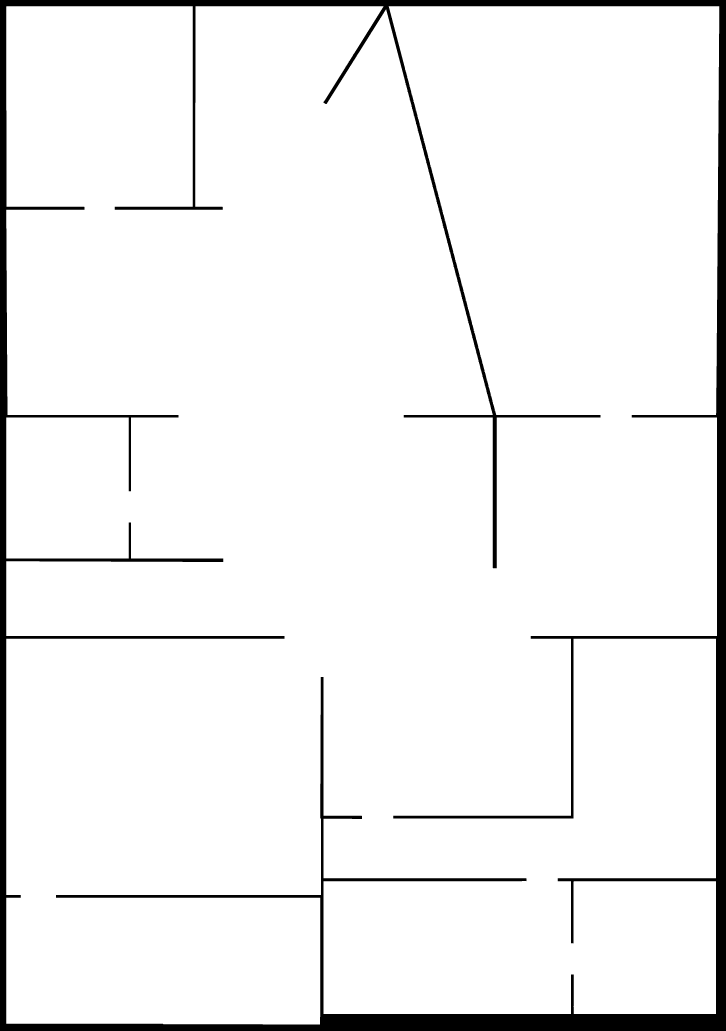
//> input picture 1.png, 2901 x 4122 px, given in place of 0001.png, which was not available (shown at 1/4 size)
$ ./main 1.png   (built with g++ and OpenCV 4)
//> lines starting //> are read from the running program, lines starting //| are printed output that depends on the picture; after the words box and inside, x2 and y2 are one past the last pixel; in counts of white or black regions, pixels touching at a corner belong together; pictures that were not available may be replaced by others from this repository, and a replacement may not be noted
#include <opencv2/opencv.hpp>
#include <iostream>
#include <random>

using namespace cv;
using namespace std;

namespace nav2_random_map_generator
{
    class RandomMap
    {
        public:
            Mat original_image;
            Mat new_image;
            Mat obstacle;

            Point obstacle_center;
            Point obstacle_image_size;
            Point obstacle_image_center;
            Point size;

            int obstacle_number;
            int robot_size;
            int adjusted_radius;

            int pixel_value;
            int thickness;
            int shift;
            LineTypes lineType;

            bool show_map {false};

            //Random Map Class Default Constructor
            RandomMap(bool show = false){
                obstacle_center =  Point(0, 0);
                obstacle_image_size = Point(0, 0);
                obstacle_image_center = Point(0, 0);
                size = Point(384,384);

                obstacle = Mat(obstacle_image_size, CV_8UC1, 255);

                pixel_value = 0;
                thickness= -1;
                lineType=LINE_8;
                shift = 0;

                obstacle_number = 100;
                robot_size = 50;
                adjusted_radius = 0;

                show_map = show;
            }

            // Count the total number of black pixels in a given map
            int
            getTotalBlackPixelNumber(Mat image) {
                auto total_pixel_number = image.rows * image.cols;
                auto total_black_pixel_number = total_pixel_number - countNonZero(image);
                return total_black_pixel_number;
            }

            // Count the total number of black pixels in a given map
            int
            checkArea(Mat original_image, Mat new_image, Mat new_obstacle) {
                int total_black_pixels_obstacle = getTotalBlackPixelNumber(new_obstacle);
                int total_black_pixels_original_image = getTotalBlackPixelNumber(original_image);
                int total_black_pixels_new_image = getTotalBlackPixelNumber(new_image);
                if (total_black_pixels_original_image + total_black_pixels_obstacle == total_black_pixels_new_image){
                    return true;
                }
                return false;
            }

            // Random number generator
            int
            randomNumberGenerator(int min, int max) {
                random_device rd;
                mt19937 generator(rd());
                uniform_int_distribution<> range(min, max);
                return range(generator);
            }

            // returns available target points
            int
            getFreeTargetPose (int pose_number, int distance , int center = 0) {
                Mat locations;   // output, locations of non-zero pixels
                findNonZero(original_image, locations);
                // access pixel coordinates
                Point pnt = locations.at<Point>(0);
                cout << pnt;
            }

            // Loads and image from maps directory
            void
            loadImage() {
                original_image = imread("maps/0001.png", CV_LOAD_IMAGE_GRAYSCALE);
//> original_image: 4122 rows x 2901 cols, CV_8UC1; 94.8% white; 1 black region, box (x1, y1, x2, y2) and area: (0, 0, 2901, 4122) 626171
            }

            // save maps in a directory
            void
            saveMap() {
                vector<int> compression_params;
                compression_params.push_back(CV_IMWRITE_PNG_COMPRESSION);
                compression_params.push_back(9);
                imwrite("saved_map1.png", original_image, compression_params);
            }

            // shows map in a window
            void
            showMap() {
                cv::resize(original_image, original_image, size);
                namedWindow( "original image", WINDOW_AUTOSIZE );
                imshow( "original image", original_image );
            }

            // genarate a random map
            cv::Mat
            generateMap()
            {
                loadImage();
                new_image = original_image.clone();

                for (int i=0; i < obstacle_number; i++) {
                    auto radius = randomNumberGenerator(10, 50);
                    adjusted_radius = radius + robot_size;

                    obstacle_image_size.x = (2*adjusted_radius)+2;
                    obstacle_image_size.y = (2*adjusted_radius)+2;
                    obstacle_image_center.x = obstacle_image_size.x/2;
                    obstacle_image_center.y = obstacle_image_size.y/2;

                    obstacle = Mat(obstacle_image_size, CV_8UC1, 255);

                    bool location_search = true;
                    auto try_counter = 0;

                    while(location_search) {
                        if (try_counter == 100) {
                            location_search = false;
                        }
                        auto new_image = original_image.clone();
                        auto obstacle_center =  Point(randomNumberGenerator(0, original_image.cols), randomNumberGenerator(0, original_image.rows));
                        circle(obstacle, obstacle_image_center, adjusted_radius, pixel_value, thickness, lineType, shift );
                        circle(new_image, obstacle_center, adjusted_radius, pixel_value, thickness, lineType, shift );

                        if (checkArea(original_image, new_image, obstacle)) {
                            circle(original_image, obstacle_center, radius, pixel_value, thickness, lineType, shift );
                            location_search = false;
                        }
                        try_counter = try_counter + 1;
                    }
                }
//> this loop made 100 passes
//> try_counter on passes 1 to 12: 4, 1, 1, 1, 1, 3, 3, 1, 1, 4, 4, 7
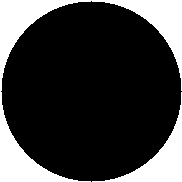
//> obstacle: 182 rows x 182 cols, CV_8UC1; 23.2% white; 2 white regions, box (x1, y1, x2, y2) and area: (0, 0, 182, 182) 5850, (92, 92, 182, 182) 1829
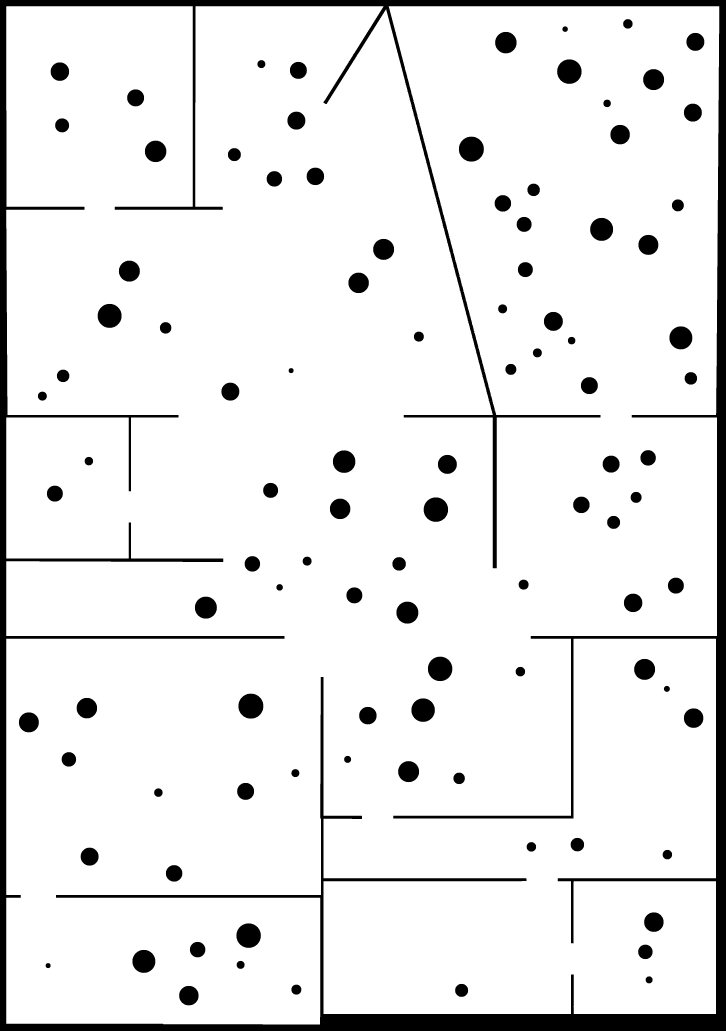
//> original_image: 4122 rows x 2901 cols, CV_8UC1 (shown at 1/4 size); 91.9% white; 101 black regions, largest, box (x1, y1, x2, y2) and area: (0, 0, 2901, 4122) 626171, (1835, 546, 1936, 647) 7845, (953, 2774, 1054, 2875) 7845
                if (show_map == true) {
                    showMap();
//> in showMap, `cv::resize(original_image, original_image, size);`:
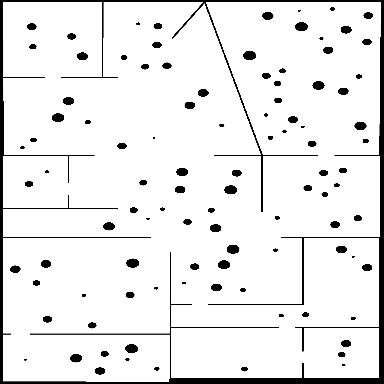
//> original_image: 384 rows x 384 cols, CV_8UC1; min 0, max 255, mean 235
                }
                saveMap();
                getFreeTargetPose(0,0,0);
//> in getFreeTargetPose, `findNonZero(original_image, locations);`: locations = contour of 136322 points, box (x1, y1, x2, y2) (3, 2, 381, 382), area 39718
//> in getFreeTargetPose, `Point pnt = locations.at<Point>(0);`: pnt = Point(3, 2)
//| [3, 2]
                return original_image;
            }
    };
} // Namespace nav2_random_map_generator

int
main( int argc, char** argv )
{
    nav2_random_map_generator::RandomMap mapGenerator(argv[0]);
    auto newMap = mapGenerator.generateMap();
    cvWaitKey(0);
    return 0;
}
